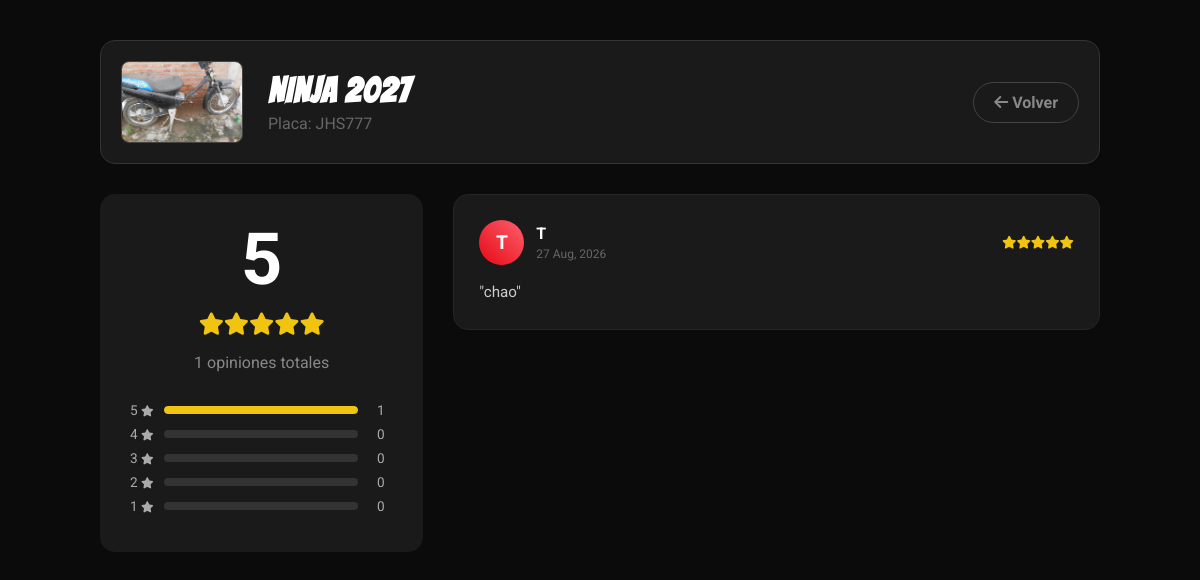
Screenshot of /ver_comentarios.php?id=46 (signed in) with the database file from the repository.
### tables this page shows
CREATE TABLE `vehiculo` (
  `id_v` int(11) NOT NULL,
  `id_arrendatario` int(11) DEFAULT NULL,
  `tipo` varchar(50) DEFAULT NULL,
  `id_proveedor` int(11) DEFAULT NULL,
  `num_motor` int(11) DEFAULT NULL,
  `num_chasis` int(11) DEFAULT NULL,
  `traccion` varchar(50) NOT NULL,
  `motor` varchar(50) NOT NULL,
  `transmision` varchar(50) NOT NULL,
  `color` varchar(50) NOT NULL,
  `marca` varchar(50) NOT NULL,
  `placa` varchar(20) NOT NULL,
  `modelo` varchar(50) NOT NULL,
  `precio` double NOT NULL,
  `asientos` int(11) DEFAULT NULL,
  `estado` varchar(50) DEFAULT 'Disponible',
  `imagen` varchar(255) DEFAULT NULL
);

CREATE TABLE `comentarios_vehiculos` (
  `id_comentario` int(11) NOT NULL,
  `id_vehiculo` int(11) NOT NULL,
  `usuario_nombre` varchar(100) NOT NULL,
  `comentario` text NOT NULL,
  `fecha` datetime DEFAULT current_timestamp(),
  `puntuacion` int(11) DEFAULT 5
);

### ver_comentarios.php (the view, shortened to what this page needs)
<?php
require_once 'conexion.php';
$id_v = isset($_GET['id']) ? intval($_GET['id']) : 0;
$id_proveedor = $_SESSION['IdUsuario'];
try {
    $stmt = $pdo->prepare("SELECT * FROM vehiculo WHERE id_v = ? AND id_proveedor = ?");
    $stmt->execute([$id_v, $id_proveedor]);
    $vehiculo = $stmt->fetch(PDO::FETCH_ASSOC);
    $stmtCom = $pdo->prepare("SELECT * FROM comentarios_vehiculos WHERE id_vehiculo = ? ORDER BY fecha DESC");
    $stmtCom->execute([$id_v]);
    $comentarios = $stmtCom->fetchAll(PDO::FETCH_ASSOC);
    $total = count($comentarios);
    $promedio = 0;
    $estrellas = [5 => 0, 4 => 0, 3 => 0, 2 => 0, 1 => 0];
    if ($total > 0) {
        $suma = 0;
        foreach ($comentarios as $c) {
            $p = $c['puntuacion'] ?? 5;
            $suma += $p;
            $estrellas[$p]++;
        }
        $promedio = round($suma / $total, 1);
    }
} catch (PDOException $e) {
    die("Error: " . $e->getMessage());
}
$fotosFisicas = glob("imagenes/*" . $id_v . "_*");
$imgCabecera = !empty($fotosFisicas) ? $fotosFisicas[0] : 'unnamed.png';
?>
<!DOCTYPE html>
<html lang="es">
<head>
    <link rel="stylesheet" href="https://cdnjs.cloudflare.com/ajax/libs/font-awesome/6.0.0/css/all.min.css">
</head>
<body>
<div class="container">
    <div class="vehicle-header">
        <img src="<?php echo $imgCabecera; ?>" class="img-mini" onerror="this.src='unnamed.png'">
        <div>
            <h1><?php echo strtoupper($vehiculo['marca'] . " " . $vehiculo['modelo']); ?></h1>
            <p style="color: #666; margin: 5px 0 0 0;">Placa: <?php echo $vehiculo['placa']; ?></p>
        </div>
        <a href="historial_vehiculo.php" class="btn-back"><i class="fas fa-arrow-left"></i> Volver</a>
    </div>
    <div class="reviews-layout">
        <aside class="stats-box">
            <span class="big-number"><?php echo $promedio; ?></span>
            <div class="stars-main">
                <?php
                for($i=1; $i<=5; $i++) {
                    echo ($i <= round($promedio)) ? '<i class="fas fa-star"></i>' : '<i class="far fa-star"></i>';
                }
                ?>
            </div>
            <p style="color: #888;"><?php echo $total; ?> opiniones totales</p>
            <div style="margin-top: 30px;">
                <?php foreach([5,4,3,2,1] as $num):
                    $porcentaje = ($total > 0) ? ($estrellas[$num] / $total) * 100 : 0;
                ?>
                <div class="bar-container">
                    <span><?php echo $num; ?> <i class="fas fa-star" style="font-size: 0.7rem;"></i></span>
                    <div class="bar-bg"><div class="bar-fill" style="width: <?php echo $porcentaje; ?>%"></div></div>
                    <span style="width: 25px;"><?php echo $estrellas[$num]; ?></span>
                </div>
                <?php endforeach; ?>
            </div>
        </aside>
        <section class="comments-list">
            <?php if (empty($comentarios)): ?>
                <div class="comment-card" style="text-align: center; padding: 50px;">
                    <i class="fas fa-comment-slash" style="font-size: 3rem; color: #333; margin-bottom: 15px;"></i>
                    <p style="color: #666;">Aún no hay opiniones de clientes para este vehículo.</p>
                </div>
            <?php else: ?>
                <?php foreach ($comentarios as $c): ?>
                <div class="comment-card">
                    <div class="comment-header">
                        <div class="user-info">
                            <div class="avatar"><?php echo strtoupper(substr($c['usuario_nombre'], 0, 1)); ?></div>
                            <div class="user-name">
                                <b><?php echo htmlspecialchars($c['usuario_nombre']); ?></b>
                                <small><?php echo date('d M, Y', strtotime($c['fecha'])); ?></small>
                            </div>
                        </div>
                        <div class="comment-stars">
                            <?php
                            $p = $c['puntuacion'] ?? 5;
                            for($i=1; $i<=5; $i++) echo ($i <= $p) ? '<i class="fas fa-star"></i>' : '<i class="far fa-star"></i>';
                            ?>
                        </div>
                    </div>
                    <p class="comment-text">"<?php echo nl2br(htmlspecialchars($c['comentario'])); ?>"</p>
                </div>
                <?php endforeach; ?>
            <?php endif; ?>
        </section>
    </div>
</div>
</body>
</html>

### ver_comentarios.php (style rules this page uses)
:root { --rojo: #e50914; --oscuro: #0b0b0b; --card: #1a1a1a; }
body { background: var(--oscuro); color: white; font-family: 'Roboto', sans-serif; margin: 0; }
.container { max-width: 1000px; margin: 0 auto; padding: 40px 20px; }
.vehicle-header { display: flex; align-items: center; gap: 25px; background: var(--card); padding: 20px; border-radius: 15px; border: 1px solid #333; margin-bottom: 30px; }
.img-mini { width: 120px; height: 80px; object-fit: cover; border-radius: 8px; border: 1px solid #444; }
.vehicle-header h1 { font-family: 'Bangers'; font-size: 2.2rem; margin: 0; letter-spacing: 1px; }
.btn-back { margin-left: auto; color: #888; text-decoration: none; font-weight: bold; border: 1px solid #444; padding: 10px 20px; border-radius: 50px; transition: 0.3s; }
.reviews-layout { display: grid; grid-template-columns: 1fr 2fr; gap: 30px; }
.stats-box { background: var(--card); padding: 30px; border-radius: 15px; height: fit-content; text-align: center; }
.big-number { font-size: 4.5rem; font-weight: bold; display: block; line-height: 1; color: white; }
.stars-main { color: #f1c40f; font-size: 1.4rem; margin: 15px 0; }
.bar-container { display: flex; align-items: center; gap: 10px; margin-bottom: 8px; font-size: 0.85rem; color: #aaa; }
.bar-bg { flex: 1; height: 8px; background: #333; border-radius: 4px; overflow: hidden; }
.bar-fill { height: 100%; background: #f1c40f; border-radius: 4px; }
.comment-card { background: var(--card); padding: 25px; border-radius: 15px; margin-bottom: 20px; border: 1px solid #252525; transition: 0.3s; }
.comment-header { display: flex; justify-content: space-between; align-items: center; margin-bottom: 15px; }
.user-info { display: flex; align-items: center; gap: 12px; }
.avatar { width: 45px; height: 45px; background: linear-gradient(45deg, #e50914, #ff5f6d); border-radius: 50%; display: flex; align-items: center; justify-content: center; font-weight: bold; font-size: 1.2rem; }
.user-name b { display: block; font-size: 1rem; }
.user-name small { color: #666; font-size: 0.75rem; }
.comment-stars { color: #f1c40f; font-size: 0.8rem; }
.comment-text { color: #ccc; line-height: 1.6; font-size: 0.95rem; margin: 0; }

### rows the page displays
vehiculo: marca+modelo "NINJA 2027", placa "JHS777"
comentarios_vehiculos: usuario_nombre "T", fecha "27 Aug, 2026", puntuacion 5 (drawn), comentario "chao"

### other values shown
$promedio "5"
$total "1"
$num "5"
$estrellas[$num] "1"
$num "4"
$estrellas[$num] "0"
$num "3"
$num "2"
$num "1"
